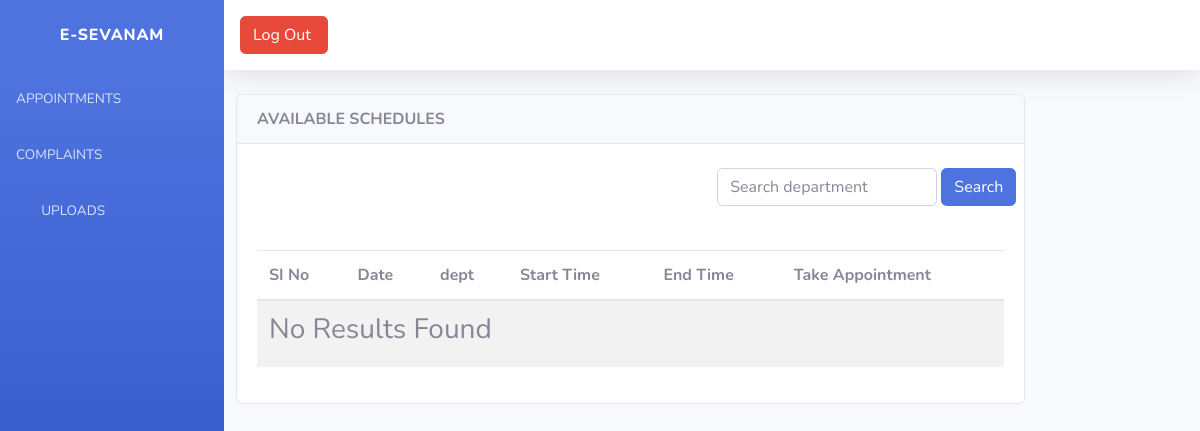
The app's page /schedule_user (signed in), older data.
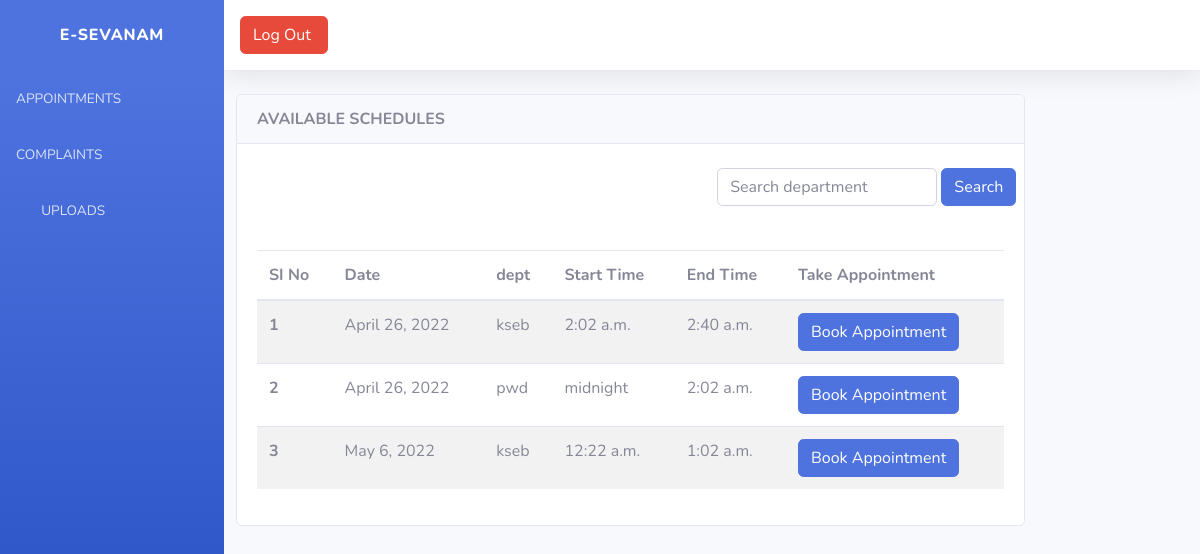
The same page, newer data.
### manageapp1/models.py (models this page shows)
class AppointmentSchedule(models.Model):
    department = models.ForeignKey(Department, on_delete=models.DO_NOTHING)
    date = models.DateField()
    start_time = models.TimeField()
    end_time = models.TimeField()

class Department(models.Model):
    name= models.CharField(max_length=200)
    place= models.CharField(max_length=200)
    contact_number= models.CharField(max_length=100)
    email= models.EmailField()
    def __str__(self):
        return self.name

### manageapp1/user_views.py (the view)
# urls.py: path('schedule_user', user_views.schedule_user, name='schedule_user'),
@login_required(login_url='login_view')
def schedule_user(request):
    s = AppointmentSchedule.objects.all()
    scheduleFilter = ScheduleFilter(request.GET, queryset=s)
    s = scheduleFilter.qs
    context = {
        'schedule': s,
        'scheduleFilter': scheduleFilter,
    }
    return render(request, 'user_shedule.html', context)

### templates/user_shedule.html (shortened to what this page needs)
<!DOCTYPE html>
{% extends 'user_base.html' %}
{% block content %}
<div class="col-lg-10">
    <div class="card">
        <div class="card-header">
            <strong class="card-title">AVAILABLE SCHEDULES</strong>
        </div>
        <br>
        <div class="row">
            <div class="col-lg-6 "></div>
            <div class="col-lg-6">
                <form method="get" class="form-inline " style="float:right;">
                    <div class="md-form my-0">
                        {{scheduleFilter.form}}
                        <button class="btn btn-primary mr-2" type="submit">Search</button>
                    </div>
                </form>
            </div>
        </div>
        <br>
        <div class="card-body">
            <table class="table table-striped">
                <thead>
                <tr>
                    <th scope="col">SI No</th>
                    <th scope="col">Date</th>
                    <th scope="col">dept</th>
                    <th scope="col">Start Time</th>
                    <th scope="col">End Time</th>
                    <th scope="col">Take Appointment</th>
                </tr>
                </thead>
                <tbody>
                {% for n in schedule %}
                <tr>
                    <th scope="row">{{forloop.counter}}</th>
                    <td>{{n.date}}</td>
                    <td>{{n.department}}</td>
                    <td>{{n.start_time}}</td>
                    <td>{{n.end_time}}</td>
                    <td>
                        <a href="{% url 'take_appointment' n.id %}">
                            <button type="button" class="btn btn-primary">Book Appointment</button>
                        </a>
                    </td>
                </tr>
                {% empty %}
                <tr>
                    <td colspan="7"><h3>No Results Found</h3></td>
                </tr>
                {% endfor %}
                </tbody>
            </table>
        </div>
    </div>
</div>
{% endblock %}

Row changes from the older to the newer data that the page shows:
added AppointmentSchedule: date "April 26, 2022", department "kseb", start_time "2:02 a.m.", end_time "2:40 a.m."
added AppointmentSchedule: date "April 26, 2022", department "pwd", start_time "midnight", end_time "2:02 a.m."
added AppointmentSchedule: date "May 6, 2022", department "kseb", start_time "12:22 a.m.", end_time "1:02 a.m."
Text that changed along with them:
text no longer shown: "No Results Found"
